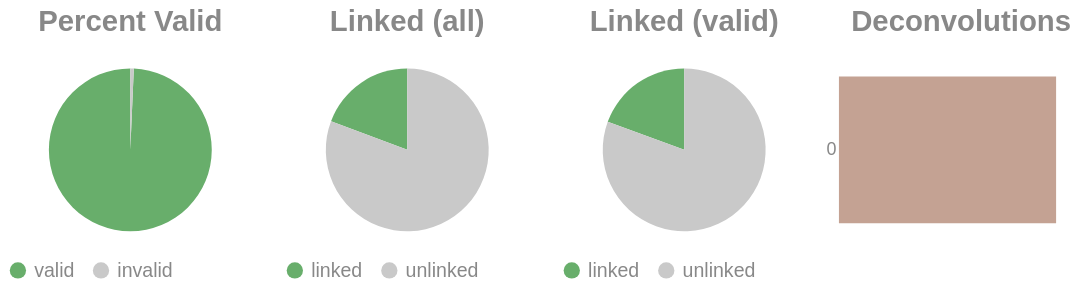

Write notebook code for a chart like this one.
### Code cell
if SKIPLR:
    pass
else:
    clash = Counter()
    for i in valids['molecule'].to_list():
        _mol = i.split("-")
        if len(_mol) == 1:
            clash.update('0')
        else:
            clash.update(_mol[-1])

    _d = {"deconvolutions": [], 'count': []}
    for k,v in clash.items():
        _d['deconvolutions'].append(k)
        _d['count'].append(v)

    tot_valid = valids['reads'].sum()
    mask = valids['reads'] >= 2
    n_linked_reads = valids.filter(mask)['reads'].sum()
    if n_linked_reads == 0:
        print_html("No linked molecules (>=2 reads) were detected; skipping linked-only distributions.")
        SKIPLR = True
    else:
        perc_valid = round(tot_valid / n_reads, 4)
        linked_perc_abs = round(n_linked_reads / n_reads, 4)
        linked_perc = round(n_linked_reads / tot_valid, 4)

    _valid = pl.DataFrame({"valids": ['valid', 'invalid'], "count": [tot_valid, n_reads - tot_valid]})
    _linked_abs = pl.DataFrame({"linked (absolute)": ['linked', 'unlinked'], "count": [n_linked_reads, n_reads - n_linked_reads]})
    _linked_rel = pl.DataFrame({"linked (valids)": ['linked', 'unlinked'], "count": [n_linked_reads, tot_valid - n_linked_reads]})

    (
        alt.hconcat(
            piechart(_valid, goodval = 'valid', title = "Percent Valid"),
            piechart(_linked_abs, goodval = "linked", title =  "Linked (all)"),
            piechart(_linked_rel, goodval = "linked", title =  "Linked (valid)"),
            convolutionbar(pl.DataFrame(_d), title = "Deconvolutions"),
            center = True,
            bounds = 'flush'
        )
        .resolve_scale(color='independent')
        .resolve_legend('independent')
        .properties(usermeta={'embedOptions': {"actions": False}})
    ).display()

### Figure 1 — Vega-Lite specification as saved in the notebook (floating-point values rounded to 4 significant figures)
{"width": "container", "height": 400, "config": {"title": {"anchor": "start", "dy": -15, "fontSize": 18, "color": "#888888", "subtitleColor": "#888888", "subtitleFontSize": 14}, "arc": {"fill": "#0072B2"}, "axis": {"domainColor": "#888888", "domainWidth": 0.5, "gridWidth": 0.2, "grid": false, "titleFontWeight": 400, "titleFontSize": 15, "labelFontSize": 11, "labelColor": "#888888", "tickColor": "#888888", "tickWidth": 0.2, "titleColor": "#888888"}, "axisBand": {"grid": false}, "axisX": {"grid": true, "tickSize": 10, "domainCap": "round"}, "axisY": {"domain": false, "grid": true, "tickSize": 0, "domainCap": "round"}, "background": "transparent", "header": {"labelFontSize": 15, "labelColor": "#888888", "titleFontSize": 15, "titleFontWeight": 600, "titleColor": "#888888"}, "legend": {"labelFont": "sans-serif", "labelFontSize": 12, "labelColor": "#888888", "symbolSize": 100, "symbolType": "circle", "titleFontSize": 12, "titlePadding": 10, "titleColor": "#888888", "title": null}, "range": {"category": ["#E69F00", "#56B4E9", "#009E73", "#F0E442", "#0072B2", "#D55E00", "#CC79A7", "#000000"], "diverging": ["#cfe8f3", "#a2d4ec", "#73bfe2", "#46abdb", "#1696d2", "#12719e"]}, "area": {"fill": "#0072B2", "fillOpacity": 0.7, "line": true, "strokeOpacity": 0.7}, "line": {"color": "#0072B2", "stroke": "#0072B2", "strokeWidth": 2}, "trail": {"color": "#0072B2", "stroke": "#0072B2", "strokeWidth": 0, "size": 1}, "point": {"filled": true, "fillOpacity": 1.0, "size": 95}, "text": {"color": "#888888", "fontSize": 11, "align": "right", "fontWeight": 400, "size": 11}, "bar": {"fill": "#0072B2", "stroke": null}, "view": {"stroke": null, "continuousWidth": 660, "continuousHeight": 400}}, "hconcat": [{"data": {"name": "data-04c06185995216a7b4c3f8c94b934051"}, "mark": {"type": "arc"}, "encoding": {"color": {"field": "valids", "legend": {"orient": "bottom", "title": null}, "scale": {"domain": ["valid", "invalid"], "range": ["#68ae6b", "#C9C9C9"]}, "title": "Valids", "type": "nominal"}, "theta": {"field": "count", "type": "quantitative"}, "tooltip": [{"field": "valids", "title": "Valids", "type": "ordinal"}, {"field": "percent", "format": ".2%", "title": "Percent", "type": "quantitative"}, {"field": "count", "title": "Count", "type": "quantitative"}]}, "height": 100, "title": {"text": "Percent Valid", "align": "center", "anchor": "middle"}, "transform": [{"calculate": "datum.count / 4005310", "as": "percent"}], "width": 150}, {"data": {"name": "data-c3e3762c4fb6b396a3899aed7c9677fb"}, "mark": {"type": "arc"}, "encoding": {"color": {"field": "linked (absolute)", "legend": {"orient": "bottom", "title": null}, "scale": {"domain": ["linked", "unlinked"], "range": ["#68ae6b", "#C9C9C9"]}, "title": "Linked (Absolute)", "type": "nominal"}, "theta": {"field": "count", "type": "quantitative"}, "tooltip": [{"field": "linked (absolute)", "title": "Linked (Absolute)", "type": "ordinal"}, {"field": "percent", "format": ".2%", "title": "Percent", "type": "quantitative"}, {"field": "count", "title": "Count", "type": "quantitative"}]}, "height": 100, "title": {"text": "Linked (all)", "align": "center", "anchor": "middle"}, "transform": [{"calculate": "datum.count / 4005310", "as": "percent"}], "width": 150}, {"data": {"name": "data-051be0af6b7adc124ebf8896ee9bb728"}, "mark": {"type": "arc"}, "encoding": {"color": {"field": "linked (valids)", "legend": {"orient": "bottom", "title": null}, "scale": {"domain": ["linked", "unlinked"], "range": ["#68ae6b", "#C9C9C9"]}, "title": "Linked (Valids)", "type": "nominal"}, "theta": {"field": "count", "type": "quantitative"}, "tooltip": [{"field": "linked (valids)", "title": "Linked (Valids)", "type": "ordinal"}, {"field": "percent", "format": ".2%", "title": "Percent", "type": "quantitative"}, {"field": "count", "title": "Count", "type": "quantitative"}]}, "height": 100, "title": {"text": "Linked (valid)", "align": "center", "anchor": "middle"}, "transform": [{"calculate": "datum.count / 3977893", "as": "percent"}], "width": 150}, {"data": {"name": "data-9606e4e55736d52ad0f8912d80c2628e"}, "mark": {"type": "bar"}, "encoding": {"color": {"field": "deconvolutions", "legend": null, "scale": {"scheme": "lightgreyred"}, "type": "nominal"}, "tooltip": [{"field": "deconvolutions", "title": "Deconvolutions", "type": "ordinal"}, {"field": "percent", "format": ".2%", "title": "Percent", "type": "quantitative"}, {"field": "count", "title": "Count", "type": "quantitative"}], "x": {"axis": null, "field": "count", "type": "quantitative"}, "y": {"field": "deconvolutions", "sort": "ascending", "title": null, "type": "nominal"}}, "height": 100, "title": {"text": "Deconvolutions", "align": "center", "anchor": "middle"}, "transform": [{"calculate": "datum.count / 3555021", "as": "percent"}], "width": 150}], "bounds": "flush", "center": true, "resolve": {"legend": {"angle": "independent"}, "scale": {"color": "independent"}}, "usermeta": {"embedOptions": {"actions": false}}, "$schema": "https://vega.github.io/schema/vega-lite/v6.1.0.json", "datasets": {"data-04c06185995216a7b4c3f8c94b934051": [{"valids": "valid", "count": 3977893}, {"valids": "invalid", "count": 27417}], "data-c3e3762c4fb6b396a3899aed7c9677fb": [{"linked (absolute)": "linked", "count": 771555}, {"linked (absolute)": "unlinked", "count": 3233755}], "data-051be0af6b7adc124ebf8896ee9bb728": [{"linked (valids)": "linked", "count": 771555}, {"linked (valids)": "unlinked", "count": 3206338}], "data-9606e4e55736d52ad0f8912d80c2628e": [{"deconvolutions": "0", "count": 3555021}]}}
